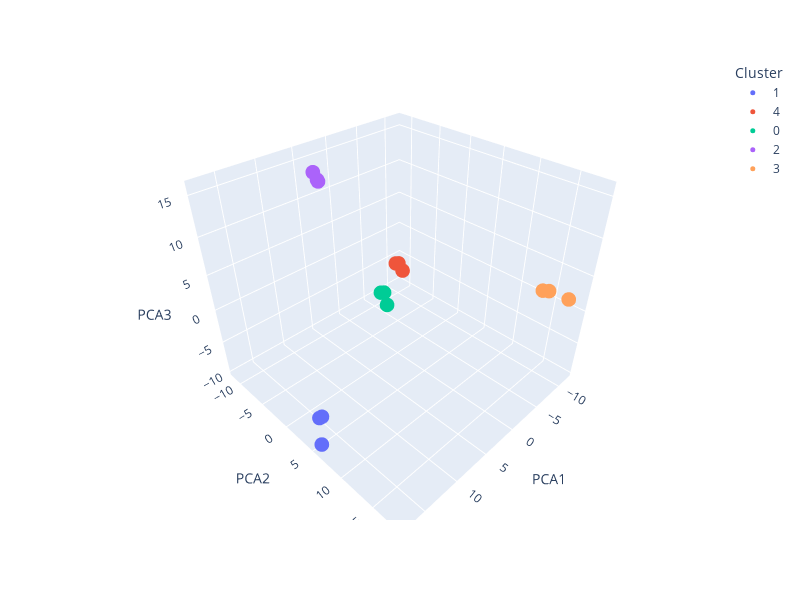

Source (notebook cell):
### Code cell
fig = px.scatter_3d(x=df_seg['PCA_1'],y=df_seg['PCA_2'],z=df_seg['PCA_3'],
                    color=df_seg['cluster'].astype(str),
                    labels={
                        'x':'PCA1',
                        'y':'PCA2',
                        'z':'PCA3'
                    },
                    template='plotly')
fig.update_layout(width=800,
                  height=600,
                  legend_title_text='Cluster')


fig.update_traces(marker=dict(size=5))
fig.show()

### Figure 1 — Plotly figure (JSON) as saved in the notebook; plotly's stock layout.template omitted (floating-point values rounded to 4 significant figures; data arrays with more than 128 entries replaced by an {"elided": "..."} marker saying what was removed)
{"data": [{"hovertemplate": "color=1<br>PCA1=%{x}<br>PCA2=%{y}<br>PCA3=%{z}<extra></extra>", "legendgroup": "1", "marker": {"color": "#636efa", "size": 5, "symbol": "circle"}, "mode": "markers", "name": "1", "scene": "scene", "showlegend": true, "type": "scatter3d", "x": {"elided": "199 float values"}, "y": {"elided": "199 float values"}, "z": {"elided": "199 float values"}}, {"hovertemplate": "color=4<br>PCA1=%{x}<br>PCA2=%{y}<br>PCA3=%{z}<extra></extra>", "legendgroup": "4", "marker": {"color": "#EF553B", "size": 5, "symbol": "circle"}, "mode": "markers", "name": "4", "scene": "scene", "showlegend": true, "type": "scatter3d", "x": {"elided": "210 float values"}, "y": {"elided": "210 float values"}, "z": {"elided": "210 float values"}}, {"hovertemplate": "color=0<br>PCA1=%{x}<br>PCA2=%{y}<br>PCA3=%{z}<extra></extra>", "legendgroup": "0", "marker": {"color": "#00cc96", "size": 5, "symbol": "circle"}, "mode": "markers", "name": "0", "scene": "scene", "showlegend": true, "type": "scatter3d", "x": {"elided": "170 float values"}, "y": {"elided": "170 float values"}, "z": {"elided": "170 float values"}}, {"hovertemplate": "color=2<br>PCA1=%{x}<br>PCA2=%{y}<br>PCA3=%{z}<extra></extra>", "legendgroup": "2", "marker": {"color": "#ab63fa", "size": 5, "symbol": "circle"}, "mode": "markers", "name": "2", "scene": "scene", "showlegend": true, "type": "scatter3d", "x": {"elided": "206 float values"}, "y": {"elided": "206 float values"}, "z": {"elided": "206 float values"}}, {"hovertemplate": "color=3<br>PCA1=%{x}<br>PCA2=%{y}<br>PCA3=%{z}<extra></extra>", "legendgroup": "3", "marker": {"color": "#FFA15A", "size": 5, "symbol": "circle"}, "mode": "markers", "name": "3", "scene": "scene", "showlegend": true, "type": "scatter3d", "x": {"elided": "215 float values"}, "y": {"elided": "215 float values"}, "z": {"elided": "215 float values"}}], "layout": {"dragmode": "zoom", "height": 600, "legend": {"title": {"text": "Cluster"}, "tracegroupgap": 0}, "margin": {"t": 60}, "scene": {"aspectmode": "auto", "aspectratio": {"x": 1.043, "y": 1.052, "z": 0.9118}, "camera": {"projection": {"type": "perspective"}}, "domain": {"x": [0, 1], "y": [0, 1]}, "dragmode": "turntable", "xaxis": {"title": {"text": "PCA1"}, "type": "linear"}, "yaxis": {"title": {"text": "PCA2"}, "type": "linear"}, "zaxis": {"title": {"text": "PCA3"}, "type": "linear"}}, "width": 800}}
